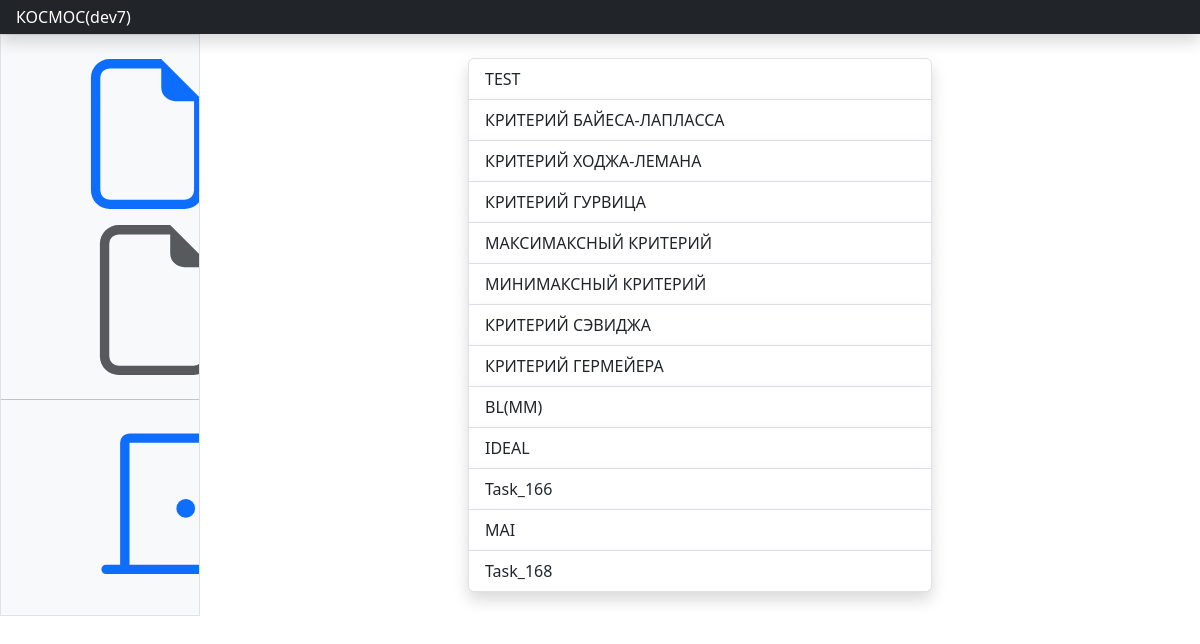
Screenshot of / (signed in) with the database file from the repository.
### products/models.py (models this page shows, shortened)
class Task(models.Model):
    user = models.ForeignKey(User, verbose_name='Пользователь', on_delete=models.PROTECT)
    name = models.CharField(max_length=150)
    result = models.JSONField(default=dict, blank=True)
    methods = models.ManyToManyField(Method)
    aux_params = models.JSONField(default=dict, blank=True)
    changed = models.BooleanField(default=False)
    enable_normalization = models.BooleanField(default=False)
    use_normalized = models.BooleanField(default=False)

### products/views.py (the view)
# urls.py: path('', tasks, name='list_tasks'),
def tasks(request):
    if not request.user.is_authenticated:
        return redirect('products:login_view')
    else:
        tasks = list()
        if request.user.is_active:
            if request.user.is_superuser:
                tasks = Task.objects.filter()
            else:
                tasks = Task.objects.filter(user=request.user)
        return render(request, "tasks/tasks.html", {'tasks': tasks, 'is_task_list':'disabled'})

### templates/tasks/tasks.html
{% extends "main.html" %}
{% block content %}
<div class="container-fluid">
    <div class="row justify-content-md-center">
        <div class="col-md-6">
            <div class="list-group ">
                {% for task in tasks %}
                <a href="{% url 'products:task' task.id %}" class="list-group-item list-group-item-action shadow">{{ task.name }}</a>
                {% endfor %}
            </div>
        </div>
    </div>
</div>
{% endblock content %}

### templates/main.html (shortened to what this page needs)
{% extends "base.html" %}
{% block main %}
<header class="navbar sticky-top bg-dark flex-md-nowrap p-0 shadow" data-bs-theme="dark">
    <a class="navbar-brand col-md-3 col-lg-2 me-0 px-3 fs-6 text-white" href="/">КОСМОС({{ user }})</a>
</header>
<div class="container-fluid">
    <div class="row">
        <div class="sidebar border border-right col-md-3 col-lg-2 p-0 bg-body-tertiary">
            <div class="offcanvas-md offcanvas-end bg-body-tertiary" tabindex="-1" id="sidebarMenu" aria-labelledby="sidebarMenuLabel">
                <div class="offcanvas-body d-md-flex flex-column p-0 pt-lg-3 overflow-y-auto">
                    <ul class="nav flex-column">
                        <li class="nav-item"><a class="nav-link {{ is_add_task }} d-flex align-items-center gap-2" href="{% url 'products:add_task' %}">      <svg class="bi"><use xlink:href="#file-earmark"></use></svg>Добавить задачу</a></li>
                        <li class="nav-item disabled" ><a class="nav-link {{ is_task_list }} d-flex align-items-center gap-2" href="{% url 'products:list_tasks' %}">    <svg class="bi"><use xlink:href="#file-earmark"></use></svg>Список задач</a></li>
                    </ul>
                    <hr class="my-3">
                    <ul class="nav flex-column mb-auto">
                        <li class="nav-item">
                            <form action="{% url 'logout' %}" method="post">
                                <button type="submit" class="nav-link d-flex align-items-center gap-2"><svg class="bi">
                                    <use xlink:href="#door-closed"></use>
                                </svg>Выход</button>
                            </form>
                        </li>
                    </ul>
                </div>
            </div>
        </div>
        <main class="col-md-9 ms-sm-auto col-lg-10 px-md-4">
            <div class="my-4 w-100">
                <div class="row">
                    {% block content %}{% endblock %}
                </div>
            </div>
        </main>
    </div>
</div>
{% endblock main %}

### templates/base.html (style rules this page uses)
.bi { vertical-align: -.125em; fill: currentColor; }

### rows the page displays
Task: name "TEST"
Task: name "КРИТЕРИЙ БАЙЕСА-ЛАПЛАССА"
Task: name "КРИТЕРИЙ ХОДЖА-ЛЕМАНА"
Task: name "КРИТЕРИЙ ГУРВИЦА"
Task: name "МАКСИМАКСНЫЙ КРИТЕРИЙ"
Task: name "МИНИМАКСНЫЙ КРИТЕРИЙ"
Task: name "КРИТЕРИЙ СЭВИДЖА"
Task: name "КРИТЕРИЙ ГЕРМЕЙЕРА"
Task: name "BL(MM)"
Task: name "IDEAL"
Task: name "Task_166"
Task: name "MAI"
Task: name "Task_168"

### other values shown
{{ user }} "dev7"
